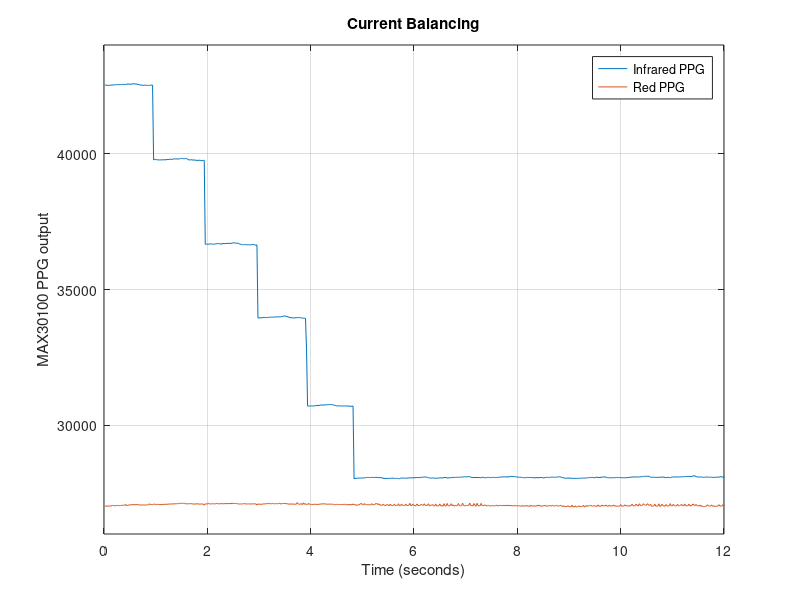

Write MATLAB code to recreate this figure.
data = csvread('CB_Data.txt');
rawIR = data(:,1);
rawRED = data(:,2);
time = (1:length(rawIR)).*0.02;

figure('units','normalized','outerposition',[0.25 0.25 0.55 0.7])
plot(time, rawIR, time, rawRED); grid;
xlabel('Time (seconds)'); ylabel('MAX30100 PPG output'); title('Current Balancing');
legend('Infrared PPG', 'Red PPG');
axis([0 12 26000 44000]);